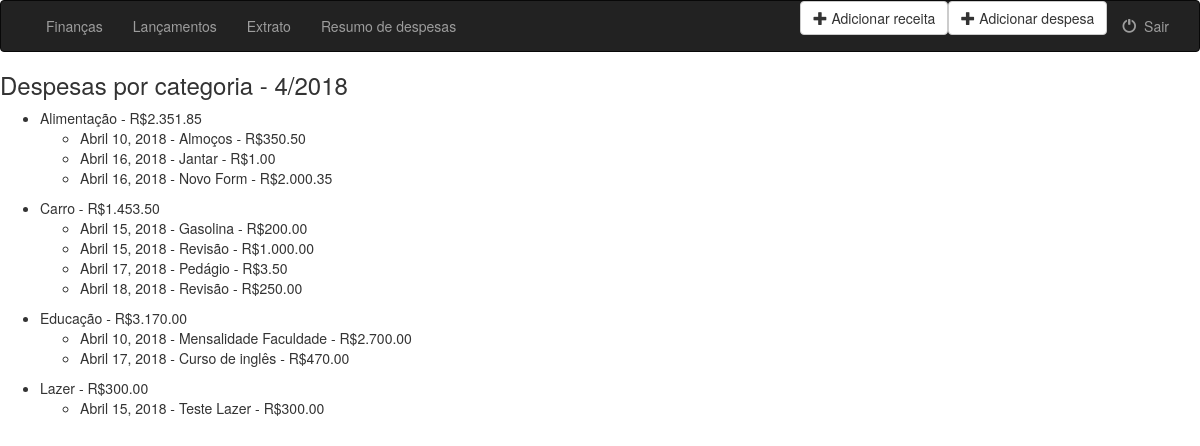
/finances/entries_by_category/ (signed in), run on the app's committed database.
### finances/models.py (models this page shows, shortened)
class Category(models.Model):
    INCOME = 'IN'
    EXPENSE = 'EX'
    ENTRY_TYPE_CHOICES = (
        (INCOME, 'INCOME'),
        (EXPENSE, 'EXPENSE'),
    )
    entries_type = models.CharField(
        max_length=2,
        choices=ENTRY_TYPE_CHOICES,
        default= EXPENSE,
    )
    description = models.CharField(max_length=100)

class Entry(models.Model):
    agent = models.ForeignKey(User, on_delete=models.CASCADE)
    category = models.ForeignKey(Category, on_delete=models.CASCADE)
    description = models.CharField(max_length=100)
    amount = models.FloatField()
    entry_date = models.DateField(default=timezone.now)
    objects = EntryManager()

### finances/views.py (the view)
# urls.py: path('entries_by_category/', views.EntriesByCategory.as_view(), name='entries_by_category'),
class EntriesByCategory(LoginRequiredMixin, View):
    template_name = 'finances/entries_by_category.html'
    login_url = "finances:login_user"
    def get(self, request):
        return get_list_entries(request, None, self.template_name)

### finances/models.py (called while the page is built)
    def get_entries(self, user, month, year, limit, entry_type):
        try:
            return self.order_by('entry_date').filter(
                agent=user, category__in=Category.objects.filter(entries_type__in=entry_type),
                entry_date__month=month, entry_date__year=year
                )[:limit]
        except ObjectDoesNotExist:
            return None

    def get_incomes(self, user, month, year, limit):
        return self.get_entries(user, month, year, limit, [('IN')])

    def get_expenses(self, user, month, year, limit):
        return self.get_entries(user, month, year, limit, [('EX')])

    def get_all_entries(self, user, month, year, limit):
        return self.get_entries(user, month, year, limit, [('IN'), ('EX')])

    def get_entries_amount(self, user, entries):
        return entries.aggregate(Sum('amount'))

    def get_amount_expenses_by_category(self, user, month, year, limit):
        expenses = self.get_expenses(user, month, year, limit)
        return expenses.order_by('category__description').values('category__description').annotate(Sum('amount'))

    def get_expenses_by_category(self, user, month, year, limit):
        expenses = self.get_expenses(user, month, year, limit).values('category__description', 'description', 'amount', 'entry_date')
        return expenses.order_by('category__description', 'entry_date')

### finances/templatetags/format_currency.py (called while the page is built)
@register.filter
def format_currency_symbol(value):
    value = round(float(value), 2)
    return "R$%s%s" % (intcomma(int(value)), ("%0.2f" % value)[-3:])

### finances/templatetags/get_sum.py (called while the page is built)
@register.filter
def get_sum(List, i):
    return List[int(i)].get('amount__sum')

### finances/views.py (called while the page is built)
def get_years(current_year, limit):
    years = []
    for i in range(current_year - limit, current_year + limit):
        years.append(i)
    return years

### finances/templates/finances/entries_by_category.html (shortened to what this page needs)
{% extends 'finances/base.html' %}
{% load get_sum %}
{% load format_currency %}
{% block body %}
<h3>Despesas por categoria - {{current_month}}/{{current_year}}</h3>
{% if entries_by_category %}
    {% for key, values in entries_by_category.items %}
        <ul>
            <li>{{key}} - {{category_amount|get_sum:forloop.counter0|format_currency_symbol}}
                <ul>
                    {% for value in values %}
                        <li>{{value.0}} - {{value.1}} - {{value.2|format_currency_symbol}} </li>
                    {% endfor %}
                </ul>
            </li>
        </ul>
    {% endfor %}
{% endif %}
{% endblock %}

### data on the page
Category: description "Alimentação", counter0 "R$2.351.85"
Entry: value "Abril 10, 2018", description "Almoços", value "R$350.50"
Entry: value "Abril 16, 2018", description "Jantar", value "R$1.00"
Entry: value "Abril 16, 2018", description "Novo Form", value "R$2.000.35"
Category: description "Carro", counter0 "R$1.453.50", value "Abril 15, 2018" "Abril 18, 2018", value "Revisão" "Revisão", value "R$1.000.00" "R$250.00"
Entry: value "Abril 15, 2018", description "Gasolina", value "R$200.00"
Entry: value "Abril 17, 2018", description "Pedágio", value "R$3.50"
Category: description "Educação", counter0 "R$3.170.00"
Entry: value "Abril 10, 2018", description "Mensalidade Faculdade", value "R$2.700.00"
Entry: value "Abril 17, 2018", description "Curso de inglês", value "R$470.00"
Category: description "Lazer", counter0 "R$300.00"
Entry: value "Abril 15, 2018", description "Teste Lazer", value "R$300.00"

### other printed values
{{ current_month }} "4"
{{ current_year }} "2018"
